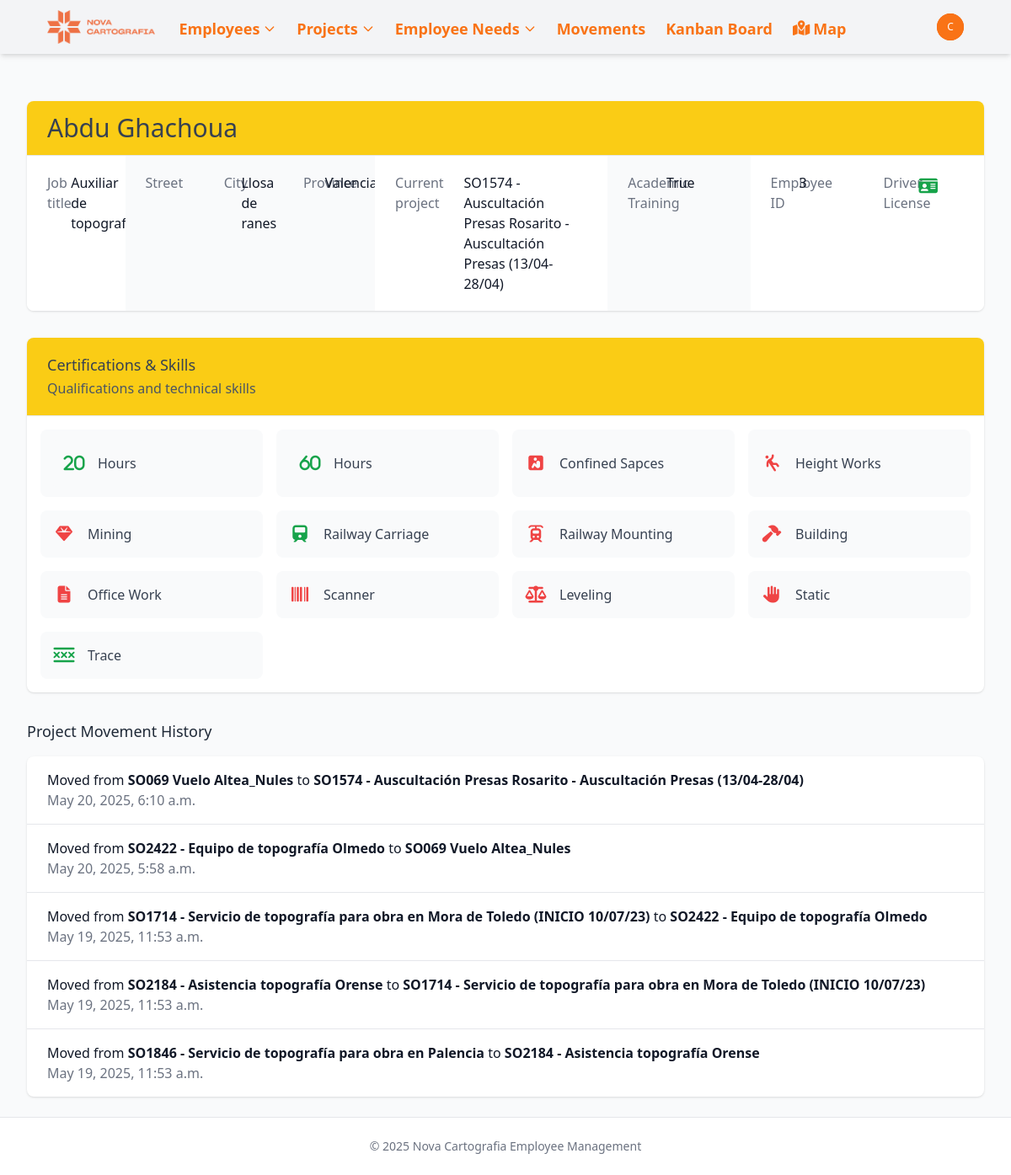
Page /employees/3/ (signed in) on the earlier database version.
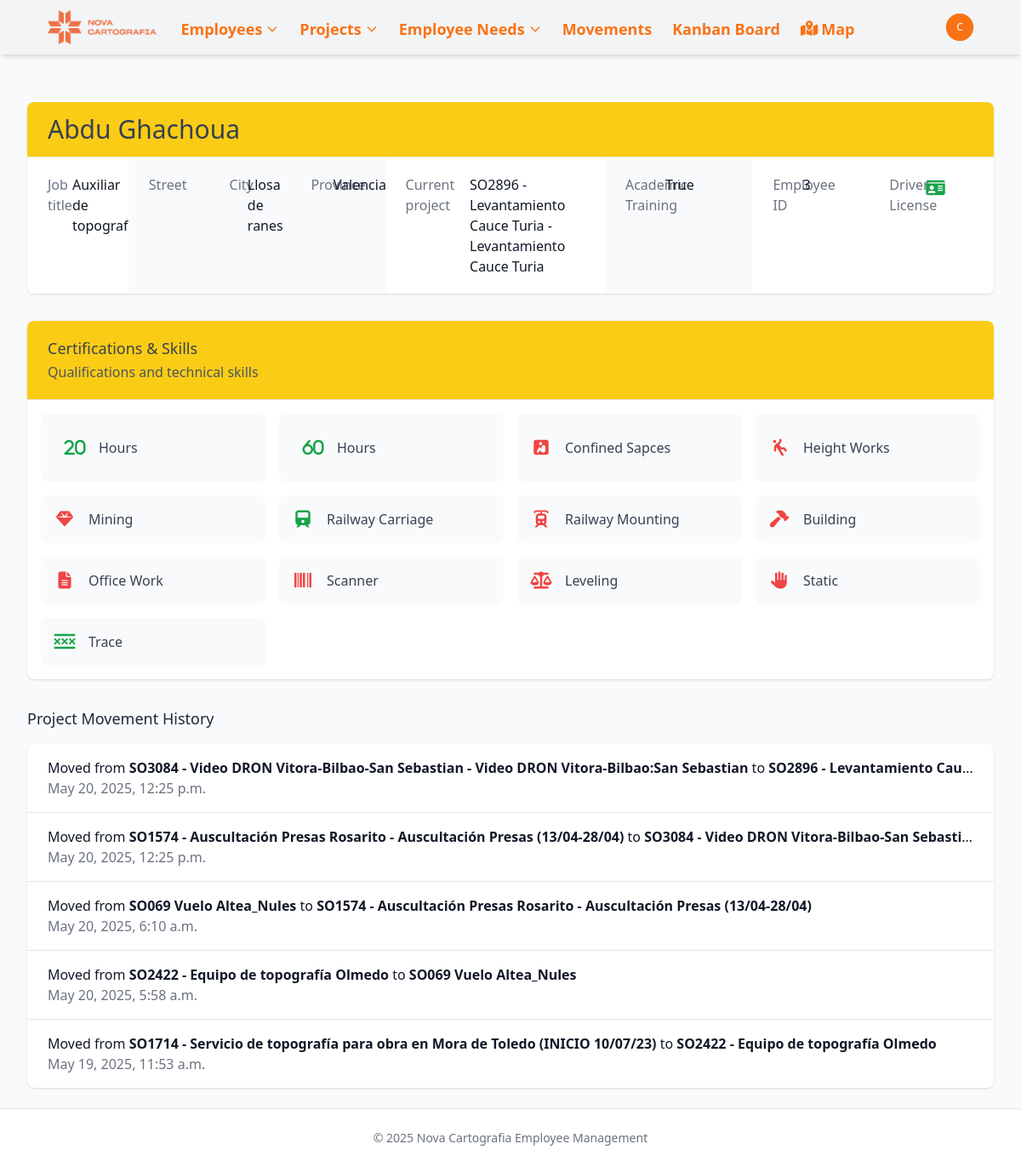
Same page on the later database version.
### novacartografia_employee_management/models.py (models this page shows, shortened)
class Employee(models.Model):
    name = models.CharField(max_length=100)
    job = models.CharField(max_length=100)
    project_id = models.ForeignKey(Project, on_delete=models.SET_NULL, related_name='employee_set', blank=True, null=True)
    street = models.CharField(max_length=100, blank=True, null=True)
    city = models.CharField(max_length=100, blank=True, null=True)
    state = models.CharField(max_length=50, default='valencia',
           choices=[
                ('Araba (Álava)', 'Álava'),
                ('Albacete', 'Albacete'),
                ('Alacant (Alicante)', 'Alicante'),
                ('Almería', 'Almería'),
                ('Asturias', 'Asturias'),
                ('Ávila', 'Ávila'),
                ('Badajoz', 'Badajoz'),
                ('Barcelona', 'Barcelona'),
                ('Burgos', 'Burgos'),
                ('Cáceres', 'Cáceres'),
                ('Cádiz', 'Cádiz'),
                ('Cantabria', 'Cantabria'),
                ('Castelló (Castellón)', 'Castellón'),
                ('Ceuta', 'Ceuta'),
                ('Ciudad Real', 'Ciudad Real'),
                ('Córdoba', 'Córdoba'),
                ('Cuenca', 'Cuenca'),
                ('Gerona', 'Gerona'),
                ('Granada', 'Granada'),
                ('Guadalajara', 'Guadalajara'),
                ('Gipuzkoa (Guipúzcoa)', 'Guipúzcoa'),
                ('Huelva', 'Huelva'),
                ('Huesca', 'Huesca'),
                ('Islas Baleares', 'Islas Baleares'),
                ('Jaén', 'Jaén'),
                ('A Coruña (La Coruña)', 'La Coruña'),
                ('La Rioja', 'La Rioja'),
                ('Las Palmas', 'Las Palmas'),
                ('León', 'León'),
                ('Lérida', 'Lérida'),
                ('Lleida', 'Lérida'),  # Agregado porque aparece en tu CSV
                ('Lugo', 'Lugo'),
                ('Madrid', 'Madrid'),
                ('Málaga', 'Málaga'),
                ('Melilla', 'Melilla'),
                ('Murcia', 'Murcia'),
                ('Navarra (Nafarroa)', 'Navarra'),  # Corregido para coincidir con el CSV
                ('Orense', 'Orense'),
                ('Palencia', 'Palencia'),
                ('Pontevedra', 'Pontevedra'),
                ('Salamanca', 'Salamanca'),
                ('Santa Cruz de Tenerife', 'Santa Cruz de Tenerife'),
                ('Segovia', 'Segovia'),
                ('Sevilla', 'Sevilla'),
                ('Soria', 'Soria'),
                ('Tarragona', 'Tarragona'),
                ('Teruel', 'Teruel'),
                ('Toledo', 'Toledo'),
                ('Valencia', 'Valencia'),
                ('Valladolid', 'Valladolid'),
                ('Bizkaia (Vizcaya)', 'Vizcaya'),
                ('Zamora', 'Zamora'),
                ('Zaragoza', 'Zaragoza'),
            ])
    latitude = models.FloatField(null=True, blank=True)
    longitude = models.FloatField(null=True, blank=True)
    academic_training = models.CharField(max_length=100, blank=True, null=True)
    driver_license = models.BooleanField(default=False)
    twenty_hours = models.BooleanField(default=False)
    sixty_hours = models.BooleanField(default=False)
    confine = models.BooleanField(default=False)
    height = models.BooleanField(default=False)
    mining = models.BooleanField(default=False)
    railway_carriage = models.BooleanField(default=False)
    railway_mounting = models.BooleanField(default=False)
    building = models.BooleanField(default=False)
    office_work = models.BooleanField(default=False)
    scanner = models.BooleanField(default=False)
    leveling = models.BooleanField(default=False)
    static = models.BooleanField(default=False)
    drag = models.BooleanField(default=False)
    locked = models.BooleanField(default=False, help_text="Indicates if the employee is locked for a future project")

class Project(models.Model):
    PROJECT_TYPES = [
        ('external', 'Obra'),
        ('project', 'Proyecto'),
    ]
    MANAGER_TYPES = [
        ('Jose Cuesta Mejías', 'Cuesta'),
        ('Javier Marín Gimeno', 'Javi'),
        ('Guillermo Boscá Gómez', 'Guillermo'),
        ('Miguel Ángel Martínez García', 'Miguel Ángel'),
        ('Óscar López Valverde', 'Óscar'),
    ]
    name = models.CharField(max_length=100)
    type = models.CharField(max_length=50, choices=PROJECT_TYPES, default='proyecto')
    description = models.TextField(blank=True, null=True)
    manager = models.CharField(max_length=50, choices=MANAGER_TYPES, null=True, blank=True)
    state = models.CharField(max_length=50, null=True, blank=True,
            choices=[
                ('alava', 'Álava'),
                ('albacete', 'Albacete'),
                ('alicante', 'Alicante'),
                ('almeria', 'Almería'),
                ('asturias', 'Asturias'),
                ('avila', 'Ávila'),
                ('badajoz', 'Badajoz'),
                ('barcelona', 'Barcelona'),
                ('burgos', 'Burgos'),
                ('caceres', 'Cáceres'),
                ('cadiz', 'Cádiz'),
                ('cantabria', 'Cantabria'),
                ('castellon', 'Castellón'),
                ('ceuta', 'Ceuta'),
                ('ciudad_real', 'Ciudad Real'),
                ('cordoba', 'Córdoba'),
                ('cuenca', 'Cuenca'),
                ('gerona', 'Gerona'),
                ('granada', 'Granada'),
                ('guadalajara', 'Guadalajara'),
                ('guipuzcoa', 'Guipúzcoa'),
                ('huelva', 'Huelva'),
                ('huesca', 'Huesca'),
                ('islas_baleares', 'Islas Baleares'),
                ('jaen', 'Jaén'),
                ('la_coruna', 'La Coruña'),
                ('la_rioja', 'La Rioja'),
                ('las_palmas', 'Las Palmas'),
                ('leon', 'León'),
                ('lerida', 'Lérida'),
                ('lugo', 'Lugo'),
                ('madrid', 'Madrid'),
                ('malaga', 'Málaga'),
                ('melilla', 'Melilla'),
                ('murcia', 'Murcia'),
                ('navarra', 'Navarra'),
                ('orense', 'Orense'),
                ('palencia', 'Palencia'),
                ('pontevedra', 'Pontevedra'),
                ('salamanca', 'Salamanca'),
                ('santa_cruz_de_tenerife', 'Santa Cruz de Tenerife'),
                ('segovia', 'Segovia'),
                ('sevilla', 'Sevilla'),
                ('soria', 'Soria'),
                ('tarragona', 'Tarragona'),
                ('teruel', 'Teruel'),
                ('toledo', 'Toledo'),
                ('valencia', 'Valencia'),
                ('valladolid', 'Valladolid'),
                ('vizcaya', 'Vizcaya'),
                ('zamora', 'Zamora'),
                ('zaragoza', 'Zaragoza')
            ])
    academic_training = models.CharField(max_length=100, blank=True, null=True)
    twenty_hours = models.BooleanField(default=False)
    sixty_hours = models.BooleanField(default=False)
    confine = models.BooleanField(default=False)
    height = models.BooleanField(default=False)
    mining = models.BooleanField(default=False)
    railway_carriage = models.BooleanField(default=False)
    railway_mounting = models.BooleanField(default=False)
    building = models.BooleanField(default=False)
    office_work = models.BooleanField(default=False)
    scanner = models.BooleanField(default=False)
    leveling = models.BooleanField(default=False)
    static = models.BooleanField(default=False)
    drag = models.BooleanField(default=False)

class ProjectMovementLine(models.Model):
    project = models.ForeignKey(Project, on_delete=models.CASCADE, related_name='movements')
    employee = models.ForeignKey(Employee, on_delete=models.CASCADE, related_name='project_movements')
    date = models.DateTimeField(default=timezone.now)
    previous_project = models.ForeignKey(
        Project,
        on_delete=models.SET_NULL,
        null=True,
        blank=True,
        related_name='outgoing_movements'
    )
    class Meta:
        ordering = ['-date']  # Most recent movements first

### novacartografia_employee_management/views.py (the view)
# urls.py: path('employees/<int:pk>/', views.employee_detail, name='employee_detail'),
@login_required
def employee_detail(request, pk):
    employee = get_object_or_404(Employee, pk=pk)
    project_movements = employee.project_movements.all().order_by('-date')[:5]  # Get the last 5 movements
    context = {
        'employee': employee,
        'movements': project_movements,
    }
    return render(request, 'novacartografia_employee_management/employee_detail.html', context)

### templates/novacartografia_employee_management/employee_detail.html (shortened to what the changed rows need)
{% extends "base.html" %}
{% block content %}
<div class="bg-white shadow overflow-hidden sm:rounded-lg">
    <div class="px-4 py-5 sm:px-6 bg-primary-600 {% if 'TOPÓGRAFO' in employee.job  %} bg-green-500 {% elif 'Auxiliar' in employee.job %} bg-yellow-400 {% elif 'Piloto' in employee.job %}bg-indigo-500 {% else %} bg-orange-500 {% endif %}">
        <h1 class="text-3xl leading-6 font-medium text-gray-700 {% if 'Auxiliar' in employee.job %} {% else %} text-white {% endif %}">
            <a href="{% url 'employee_update' employee.id %}" class="text-primary-600 hover:text-primary-800">
                {{ employee.name }}
            </a>
        </h1>
    </div>
    <div class="border-t border-gray-200">
        <div class="flex">
            <div class="bg-white px-4 py-5 sm:grid sm:grid-cols-3 sm:gap-4 sm:px-6">
                <dt class="text-base font-medium text-gray-500">Job title</dt>
                <dd class="mt-1 text-base text-gray-900 sm:mt-0 sm:col-span-2">{{ employee.job }}</dd>
            </div>
            <div class="bg-gray-50 px-4 py-5 sm:grid sm:grid-cols-3 sm:gap-4 sm:px-6">
                <dt class="text-base font-medium text-gray-500">City</dt>
                <dd class="mt-1 text-base text-gray-900 sm:mt-0 sm:col-span-2">{{ employee.city }}</dd>
            </div>
            <div class="bg-gray-50 px-4 py-5 sm:grid sm:grid-cols-3 sm:gap-4 sm:px-6">
                <dt class="text-base font-medium text-gray-500">Province</dt>
                <dd class="mt-1 text-base text-gray-900 sm:mt-0 sm:col-span-2">{{ employee.get_state_display }}</dd>
            </div>
            <div class="bg-white px-4 py-5 sm:grid sm:grid-cols-3 sm:gap-4 sm:px-6">
                <dd class="mt-1 text-base text-gray-900 sm:mt-0 sm:col-span-2">
                    {% if employee.project_id %}
                        <a href="{% url 'project_detail' employee.project_id.id %}" class="text-primary-600 hover:text-primary-800">
                            {{ employee.project_id.name }}
                        </a>
                    {% else %}
                        <span class="text-gray-500 italic">No project assigned</span>
                    {% endif %}
                </dd>
            </div>
            <div class="bg-gray-50 px-4 py-5 sm:grid sm:grid-cols-3 sm:gap-4 sm:px-6">
                <dt class="text-base font-medium text-gray-500">Academic Training</dt>
                <dd class="mt-1 text-base text-gray-900 sm:mt-0 sm:col-span-2">
                    {{ employee.academic_training|default:"Not specified" }}
                </dd>
            </div>
            <div class="bg-white px-4 py-5 sm:grid sm:grid-cols-3 sm:gap-4 sm:px-6">
                <dt class="text-base font-medium text-gray-500">Employee ID</dt>
                <dd class="mt-1 text-base text-gray-900 sm:mt-0 sm:col-span-2">{{ employee.id }}</dd>
            </div>
        </div>
    </div>
</div>
{% if movements %}
<div class="mt-8">
    <div class="bg-white shadow overflow-hidden sm:rounded-lg">
        <ul class="divide-y divide-gray-200">
            {% for movement in movements %}
            <li class="px-4 py-4 sm:px-6">
                <div class="flex items-center">
                    <div class="min-w-0 flex-1">
                        <p class="text-base font-medium text-gray-900 truncate">
                            {% if movement.previous_project %}
                                Moved from <span class="font-semibold">{{ movement.previous_project.name }}</span> to
                                <span class="font-semibold">{{ movement.project.name }}</span>
                            {% else %}
                                Assigned to <span class="font-semibold">{{ movement.project.name }}</span>
                            {% endif %}
                        </p>
                        <p class="text-base text-gray-500">
                            {{ movement.date|date:"F j, Y, g:i a" }}
                        </p>
                    </div>
                </div>
            </li>
            {% endfor %}
        </ul>
    </div>
</div>
{% endif %}
{% endblock %}

Differences in the rows shown:
no longer on this page (row unchanged): ProjectMovementLine: previous_project.name "SO2184 - Asistencia topografía Orense", project.name "SO1714 - Servicio de topografía para obra en Mora de Toledo (INICIO 10/07/23)", date "May 19, 2025, 11:53 a.m."
no longer on this page (row unchanged): ProjectMovementLine: previous_project.name "SO1846 - Servicio de topografía para obra en Palencia", project.name "SO2184 - Asistencia topografía Orense", date "May 19, 2025, 11:53 a.m."
changed Employee "Abdu Ghachoua": project_id.name "SO1574 - Auscultación Presas Rosarito - Auscultación Presas (13/04-28/04)" → "SO2896 - Levantamiento Cauce Turia - Levantamiento Cauce Turia"
added ProjectMovementLine: previous_project.name "SO3084 - Video DRON Vitora-Bilbao-San Sebastian - Video DRON Vitora-Bilbao:San Sebastian", project.name "SO2896 - Levantamiento Cau…", date "May 20, 2025, 12:25 p.m."
added ProjectMovementLine: previous_project.name "SO1574 - Auscultación Presas Rosarito - Auscultación Presas (13/04-28/04)", project.name "SO3084 - Video DRON Vitora-Bilbao-San Sebasti…", date "May 20, 2025, 12:25 p.m."
